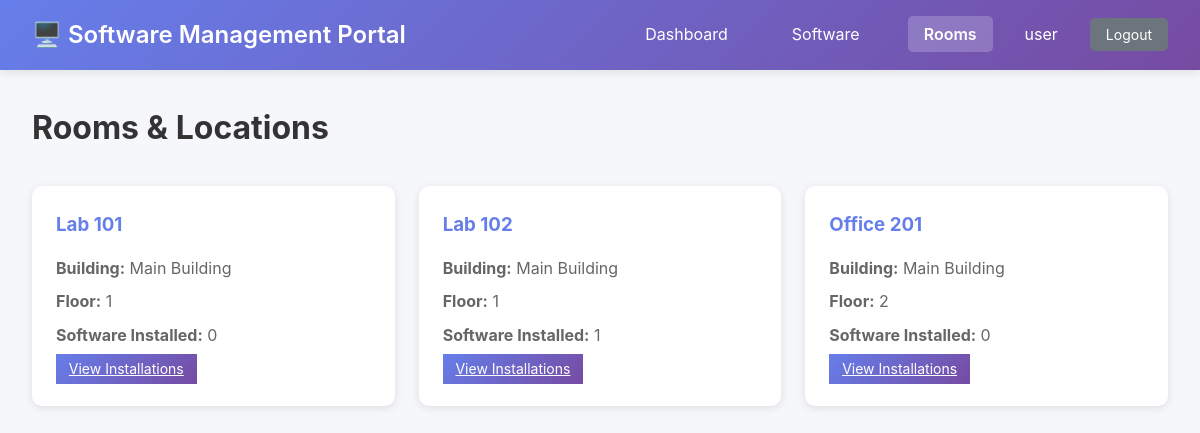
The app's page /rooms (signed in) with its own data.
### tables this page shows
CREATE TABLE users (
    id INTEGER PRIMARY KEY AUTOINCREMENT,
    username TEXT NOT NULL UNIQUE,
    password_hash TEXT NOT NULL,
    full_name TEXT,
    email TEXT,
    is_superuser BOOLEAN DEFAULT 0,
    created_at TIMESTAMP DEFAULT CURRENT_TIMESTAMP,
    last_login TIMESTAMP
);

CREATE TABLE rooms (
    id INTEGER PRIMARY KEY AUTOINCREMENT,
    room_name TEXT NOT NULL UNIQUE,
    building TEXT,
    floor TEXT,
    created_at TIMESTAMP DEFAULT CURRENT_TIMESTAMP
);

### app.py (the view)
@app.route('/rooms')
@login_required
def rooms_list():
    conn = get_db()
    cursor = conn.cursor()
    cursor.execute('''
        SELECT r.*, COUNT(i.id) as software_count
        FROM rooms r LEFT JOIN installations i ON r.id = i.room_id
        GROUP BY r.id ORDER BY r.room_name
    ''')
    rooms = cursor.fetchall()
    conn.close()
    return render_template('rooms_list.html', rooms=rooms)

### app.py (called while the page is built)
@login_manager.user_loader
def load_user(user_id):
    conn = get_db()
    cursor = conn.cursor()
    cursor.execute('SELECT id, username, full_name, is_superuser FROM users WHERE id = ?', (user_id,))
    user_data = cursor.fetchone()
    conn.close()
    if user_data:
        return User(user_data['id'], user_data['username'], user_data['full_name'], user_data['is_superuser'])
    return None

def get_db():
    conn = sqlite3.connect(DB_PATH)
    conn.row_factory = sqlite3.Row
    return conn

### templates/rooms_list.html (shortened to what this page needs)
<!DOCTYPE html>
<html lang="en">
<head>
    <link rel="stylesheet" href="{{ url_for('static', filename='style.css') }}">
</head>
<body>
    <nav class="navbar">
        <div class="nav-brand">
            <h1>🖥️ Software Management Portal</h1>
        </div>
        <ul class="nav-menu">
            <li><a href="{{ url_for('index') }}">Dashboard</a></li>
            <li><a href="{{ url_for('software_list') }}">Software</a></li>
            <li><a href="{{ url_for('rooms_list') }}" class="active">Rooms</a></li>
            <li class="user-info">
                {{ current_user.username }}
            </li>
            <li><a href="{{ url_for('logout') }}" class="btn-sm btn-secondary">Logout</a></li>
        </ul>
    </nav>
    <div class="container">
        <div class="page-header">
            <h2>Rooms & Locations</h2>
        </div>
        <div class="rooms-grid">
            {% for room in rooms %}
            <div class="room-card">
                <h3>{{ room.room_name }}</h3>
                <p><strong>Building:</strong> {{ room.building or 'N/A' }}</p>
                <p><strong>Floor:</strong> {{ room.floor or 'N/A' }}</p>
                <p><strong>Software Installed:</strong> {{ room.software_count }}</p>
                <a href="{{ url_for('room_details', room_id=room.id) }}" class="btn-sm btn-primary">View Installations</a>
            </div>
            {% endfor %}
        </div>
    </div>
</body>
</html>

### static/style.css (style rules this page uses)
* { margin: 0; padding: 0; box-sizing: border-box; }
body { font-family: -apple-system, BlinkMacSystemFont, 'Segoe UI', Roboto, 'Helvetica Neue', Arial, sans-serif; background: #f5f7fa; color: #333; line-height: 1.6; }
.navbar { background: linear-gradient(135deg, #667eea 0%, #764ba2 100%); color: white; padding: 1rem 2rem; box-shadow: 0 2px 10px rgba(0,0,0,0.1); display: flex; justify-content: space-between; align-items: center; }
.nav-brand h1 { font-size: 1.5rem; font-weight: 600; }
.nav-menu { display: flex; list-style: none; gap: 2rem; }
.nav-menu a { color: white; text-decoration: none; padding: 0.5rem 1rem; border-radius: 5px; transition: background 0.3s; position: relative; }
.nav-menu a.active { background: rgba(255,255,255,0.2); font-weight: 600; }
.container { max-width: 1400px; margin: 2rem auto; padding: 0 2rem; }
.page-header { display: flex; justify-content: space-between; align-items: center; margin-bottom: 2rem; }
.page-header h2 { font-size: 2rem; color: #333; }
.btn-primary { background: linear-gradient(135deg, #667eea 0%, #764ba2 100%); color: white; }
.btn-secondary { background: #6c757d; color: white; }
.btn-sm { padding: 0.4rem 0.8rem; font-size: 0.875rem; }
.rooms-grid { display: grid; grid-template-columns: repeat(auto-fill, minmax(280px, 1fr)); gap: 1.5rem; }
.room-card { background: white; padding: 1.5rem; border-radius: 10px; box-shadow: 0 2px 8px rgba(0,0,0,0.1); transition: transform 0.3s, box-shadow 0.3s; }
.room-card h3 { color: #667eea; margin-bottom: 1rem; }
.room-card p { margin: 0.5rem 0; color: #666; }
.room-card .btn-sm { margin-top: 1rem; }

### records on screen
users: username "user"
rooms: room_name "Lab 101", building "Main Building", floor "1", software_count "0"
rooms: room_name "Lab 102", building "Main Building", floor "1", software_count "1"
rooms: room_name "Office 201", building "Main Building", floor "2", software_count "0"
